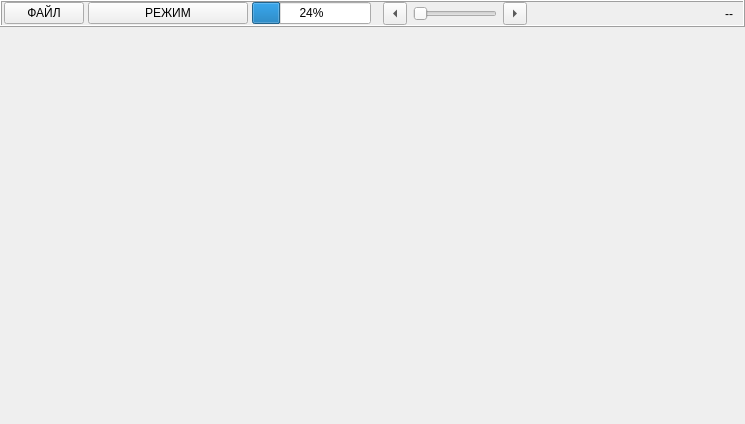
<?xml version="1.0" encoding="UTF-8"?>
<ui version="4.0">
 <class>MainWindow</class>
 <widget class="QMainWindow" name="MainWindow">
  <property name="geometry">
   <rect>
    <x>0</x>
    <y>0</y>
    <width>745</width>
    <height>424</height>
   </rect>
  </property>
  <property name="sizePolicy">
   <sizepolicy hsizetype="Preferred" vsizetype="Minimum">
    <horstretch>0</horstretch>
    <verstretch>0</verstretch>
   </sizepolicy>
  </property>
  <property name="windowTitle">
   <string>Схема</string>
  </property>
  <widget class="QWidget" name="centralWidget">
   <layout class="QVBoxLayout" name="verticalLayout">
    <property name="spacing">
     <number>0</number>
    </property>
    <property name="leftMargin">
     <number>0</number>
    </property>
    <property name="topMargin">
     <number>0</number>
    </property>
    <property name="rightMargin">
     <number>0</number>
    </property>
    <property name="bottomMargin">
     <number>0</number>
    </property>
    <item>
     <widget class="QFrame" name="frame">
      <property name="sizePolicy">
       <sizepolicy hsizetype="Preferred" vsizetype="Minimum">
        <horstretch>0</horstretch>
        <verstretch>0</verstretch>
       </sizepolicy>
      </property>
      <property name="frameShape">
       <enum>QFrame::Box</enum>
      </property>
      <property name="frameShadow">
       <enum>QFrame::Raised</enum>
      </property>
      <layout class="QHBoxLayout" name="horizontalLayout" stretch="0,0,0,0">
       <property name="spacing">
        <number>4</number>
       </property>
       <property name="leftMargin">
        <number>2</number>
       </property>
       <property name="topMargin">
        <number>0</number>
       </property>
       <property name="rightMargin">
        <number>2</number>
       </property>
       <property name="bottomMargin">
        <number>0</number>
       </property>
       <item>
        <widget class="QPushButton" name="btFile">
         <property name="text">
          <string>ФАЙЛ</string>
         </property>
        </widget>
       </item>
       <item>
        <widget class="QPushButton" name="btRegim">
         <property name="sizePolicy">
          <sizepolicy hsizetype="Fixed" vsizetype="Fixed">
           <horstretch>0</horstretch>
           <verstretch>0</verstretch>
          </sizepolicy>
         </property>
         <property name="minimumSize">
          <size>
           <width>160</width>
           <height>0</height>
          </size>
         </property>
         <property name="maximumSize">
          <size>
           <width>160</width>
           <height>16777215</height>
          </size>
         </property>
         <property name="text">
          <string>РЕЖИМ</string>
         </property>
        </widget>
       </item>
       <item>
        <widget class="QProgressBar" name="progressBar">
         <property name="value">
          <number>24</number>
         </property>
        </widget>
       </item>
       <item>
        <widget class="QFrame" name="frame_Arhiv">
         <property name="sizePolicy">
          <sizepolicy hsizetype="Preferred" vsizetype="Minimum">
           <horstretch>0</horstretch>
           <verstretch>0</verstretch>
          </sizepolicy>
         </property>
         <property name="frameShape">
          <enum>QFrame::NoFrame</enum>
         </property>
         <property name="frameShadow">
          <enum>QFrame::Raised</enum>
         </property>
         <layout class="QHBoxLayout" name="horizontalLayout_2">
          <property name="leftMargin">
           <number>8</number>
          </property>
          <property name="topMargin">
           <number>0</number>
          </property>
          <property name="rightMargin">
           <number>8</number>
          </property>
          <property name="bottomMargin">
           <number>0</number>
          </property>
          <item>
           <widget class="QToolButton" name="btPrev">
            <property name="sizePolicy">
             <sizepolicy hsizetype="Fixed" vsizetype="Minimum">
              <horstretch>0</horstretch>
              <verstretch>0</verstretch>
             </sizepolicy>
            </property>
            <property name="text">
             <string>...</string>
            </property>
            <property name="checkable">
             <bool>false</bool>
            </property>
            <property name="checked">
             <bool>false</bool>
            </property>
            <property name="autoRaise">
             <bool>false</bool>
            </property>
            <property name="arrowType">
             <enum>Qt::LeftArrow</enum>
            </property>
           </widget>
          </item>
          <item>
           <widget class="QSlider" name="horizontalSlider">
            <property name="sizePolicy">
             <sizepolicy hsizetype="Expanding" vsizetype="Minimum">
              <horstretch>0</horstretch>
              <verstretch>0</verstretch>
             </sizepolicy>
            </property>
            <property name="orientation">
             <enum>Qt::Horizontal</enum>
            </property>
           </widget>
          </item>
          <item>
           <widget class="QToolButton" name="btNext">
            <property name="sizePolicy">
             <sizepolicy hsizetype="Fixed" vsizetype="Minimum">
              <horstretch>0</horstretch>
              <verstretch>0</verstretch>
             </sizepolicy>
            </property>
            <property name="text">
             <string>...</string>
            </property>
            <property name="arrowType">
             <enum>Qt::RightArrow</enum>
            </property>
           </widget>
          </item>
          <item>
           <widget class="QLabel" name="labelCurrentTime">
            <property name="sizePolicy">
             <sizepolicy hsizetype="Fixed" vsizetype="Minimum">
              <horstretch>0</horstretch>
              <verstretch>0</verstretch>
             </sizepolicy>
            </property>
            <property name="minimumSize">
             <size>
              <width>200</width>
              <height>0</height>
             </size>
            </property>
            <property name="maximumSize">
             <size>
              <width>200</width>
              <height>16777215</height>
             </size>
            </property>
            <property name="text">
             <string>--</string>
            </property>
            <property name="alignment">
             <set>Qt::AlignRight|Qt::AlignTrailing|Qt::AlignVCenter</set>
            </property>
           </widget>
          </item>
         </layout>
        </widget>
       </item>
      </layout>
     </widget>
    </item>
    <item>
     <widget class="QFrame" name="frame_2">
      <property name="sizePolicy">
       <sizepolicy hsizetype="Preferred" vsizetype="Expanding">
        <horstretch>0</horstretch>
        <verstretch>0</verstretch>
       </sizepolicy>
      </property>
      <property name="frameShape">
       <enum>QFrame::NoFrame</enum>
      </property>
      <property name="frameShadow">
       <enum>QFrame::Raised</enum>
      </property>
     </widget>
    </item>
   </layout>
  </widget>
  <action name="act_RTU">
   <property name="checkable">
    <bool>true</bool>
   </property>
   <property name="checked">
    <bool>false</bool>
   </property>
   <property name="text">
    <string>Окно обмена с ЦЗ</string>
   </property>
  </action>
 </widget>
 <layoutdefault spacing="6" margin="11"/>
 <resources/>
 <connections/>
</ui>
